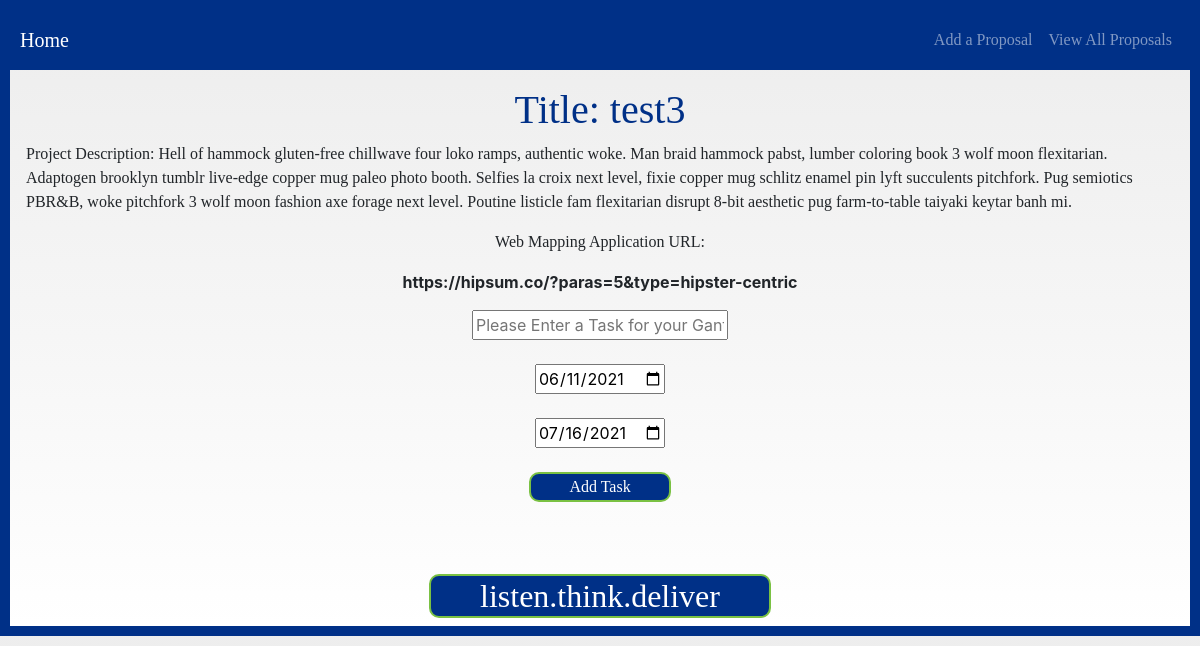
Screenshot of /details/9 with the database file from the repository.
### Capstone_app/models.py (models this page shows, shortened)
class Proposal(models.Model):
    title = models.CharField(max_length=200)
    project_description = models.TextField(max_length=1000)
    map_id = models.URLField(max_length=200)
    project_date_start = models.DateField()
    project_date_end = models.DateField()
    gantt_title = models.CharField(max_length=100, null=True, blank=True)
    gantt_date_start = models.DateField(default=datetime.datetime.now)
    gantt_date_end = models.DateField(default=datetime.datetime.now)
    user = models.ForeignKey(
        User, on_delete=models.CASCADE, null=True, blank=True)

### Capstone_app/views.py (the view)
# urls.py: path('details/<int:id>', views.see_details, name = 'see_details'),
def see_details(request, id):
    details = Proposal.objects.get(id=id)
    context = {
        "details": details,
        "tasks": tasks
    }
    return render(request, 'pages/details.html', context)

### templates/pages/details.html (shortened to what this page needs)
{% extends 'base.html' %} {% block content %} {% csrf_token %}
<div id="main" class="proposal_info">
  <h1>Title: {{details.title}}</h1>
  <p class="project_description_details">
    Project Description: {{details.project_description}}
  </p>
  <p>Web Mapping Application URL:</p>
  <b>{{details.map_id}}</b>
</div>
<form action="{% url 'add_task' details.id %}" method="POST">
  <div class="task_input">
    <input
      class="openbtn"
      onclick="openNav()"
      id="myBtn"
      type="text"
      name="gantt_title"
      placeholder="Please Enter a Task for your Gantt Chart"
    />
    <br />
    <input
      class="closebtn"
      onclick="closeNav()"
      type="date"
      id="start_date"
      name="gantt_date_start"
      value="2021-06-11"
      min="2021-01-01"
      max="2030-12-31"
    />
    <br />
    <input
      class="closebtn"
      onclick="closeNav()"
      type="date"
      id="end_date"
      name="gantt_date_end"
      value="2021-07-16"
      min="2021-01-01"
      max="2030-12-31"
    />
    <br />
    <a><button type="submit" class="submit-button_details">Add Task</button></a>
  </div>
  <br />
  <div id="task_details" class="task_details">
  </div>
</form>
{% endblock %}

### static/css/site.css (style rules this page uses)
html { border: 10px solid rgb(0, 48, 135); position: inherit; }
body { background-color: white; font-family: "Myriad Pro"; display: flex; flex-direction: column; justify-content: center; align-items: center; background: rgba(237, 237, 237, 1); background: -moz-linear-gradient( top, rgba(237, 237, 237, 1) 0%, rgba(246, 246, 246, 1) 53%, rgba(255, 255, 255, 1) 100% ); background: -webkit-gradient( left top, left bottom, color-stop(0%, rgba(237, 237, 237, 1)), color-stop(53%, rgba(246, 246, 246, 1)), color-stop(100%, rgba(255, 255, 255, 1)) ); background: -webkit-linear-gradient( top, rgba(237, 237, 237, 1) 0%, rgba(246, 246, 246, 1) 53%, rgba(255, 255, 255, 1) 100% ); background: -o-linear-gradient( top, rgba(237, 237, 237, 1) 0%, rgba(246, 246, 246, 1) 53%, rgba(255, 255, 255, 1) 100% ); background: -ms-linear-gradient( top, rgba(237, 237, 237, 1) 0%, rgba(246, 246, 246, 1) 53%, rgba(255, 255, 255, 1) 100% ); background: linear-gradient( to bottom, rgba(237, 237, 237, 1) 0%, rgba(246, 246, 246, 1) 53%, rgba(255, 255, 255, 1) 100% ); filter: progid:DXImageTransform.Microsoft.gradient( startColorstr='#ededed', endColorstr='#ffffff', GradientType=0 ); }
p { font-family: "Myriad Pro"; display: flex; flex-direction: column; justify-content: center; align-items: center; }
h1 { color: rgb(0, 48, 135); font-family: "Myriad Pro"; display: flex; flex-direction: column; justify-content: center; align-items: center; }
a { color: rgb(0, 48, 135); font-family: "Myriad Pro"; display: flex; flex-direction: column; justify-content: center; align-items: center; }
#main { transition: margin-left 0.5s; padding: 16px; }
#task_details { transition: margin-left 0.5s; padding: 16px; }
input { display: flex; flex-direction: column; justify-content: center; align-items: center; }
.proposal_info { transition: margin-left 0.5s; padding: 16px; display: flex; flex-direction: column; justify-content: center; align-items: center; }
.task_details { display: flex; flex-direction: column; justify-content: center; align-items: center; }
.task_input { display: flex; flex-direction: column; justify-content: center; align-items: center; }
.submit-button_details { font-family: "Myriad Pro"; color: #ffffff; background-color: #003087; width: 142px; border-radius: 10px 10px 10px 10px; -moz-border-radius: 10px 10px 10px 10px; -webkit-border-radius: 10px 10px 10px 10px; border: 2px solid #7ac143; }

### rows the page displays
Proposal: title "test3", project_description "Hell of hammock gluten-free chillwave four loko ramps, authentic woke. Man braid hammock pabst, lumber coloring book 3 wolf moon flexitarian. Adaptogen brooklyn tumblr live-edge copper mug paleo photo booth. Selfies la croix next level, fixie copper mug schlitz enamel pin lyft succulents pitchfork. Pug semiotics PBR&B, woke pitchfork 3 wolf moon fashion axe forage next level. Poutine listicle fam flexitarian disrupt 8-bit aesthetic pug farm-to-table taiyaki keytar banh mi.", map_id "https://hipsum.co/?paras=5&type=hipster-centric"
